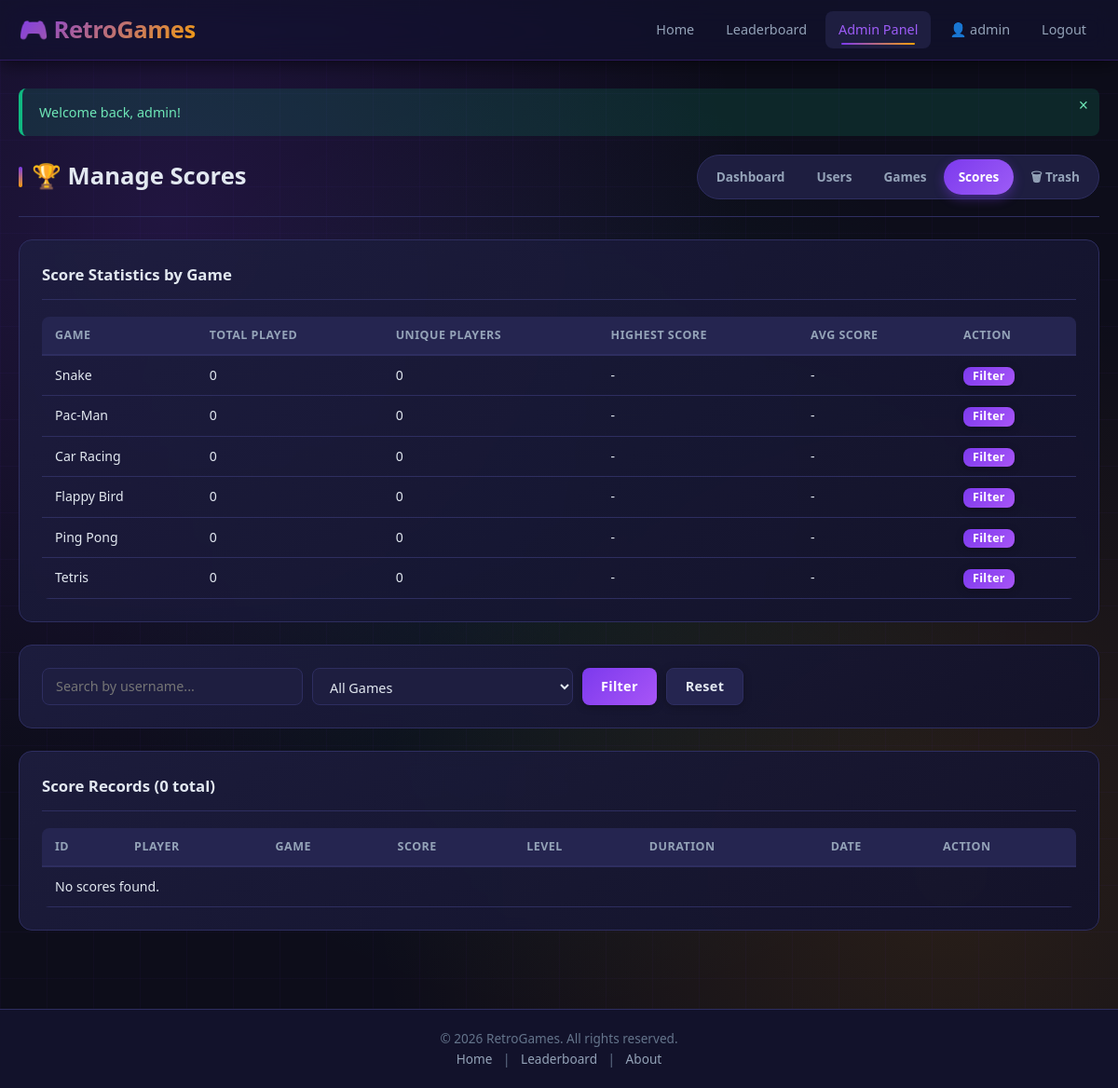
Screenshot of /admin/scores.php (signed in) with the database file from the repository.
### tables this page shows
CREATE TABLE IF NOT EXISTS `games` (
  `id`           INT UNSIGNED  NOT NULL AUTO_INCREMENT,
  `slug`         VARCHAR(50)   NOT NULL,
  `name`         VARCHAR(100)  NOT NULL,
  `description`  TEXT,
  `instructions` TEXT,
  `category`     VARCHAR(50)   DEFAULT 'arcade',
  `thumbnail`    VARCHAR(255)  DEFAULT NULL,
  `is_active`    TINYINT(1)    NOT NULL DEFAULT 1,
  `sort_order`   INT           NOT NULL DEFAULT 0,
  `created_at`   DATETIME      NOT NULL DEFAULT CURRENT_TIMESTAMP,
  `updated_at`   DATETIME      NOT NULL DEFAULT CURRENT_TIMESTAMP ON UPDATE CURRENT_TIMESTAMP,
  `deleted_at`   DATETIME      DEFAULT NULL COMMENT 'soft delete / recycle bin',
  PRIMARY KEY (`id`),
  UNIQUE KEY `uq_slug` (`slug`),
  KEY `idx_games_deleted` (`deleted_at`)
);

### includes/auth.php (called while the page is built, shortened)
<?php
function sanitize($input) {
    return htmlspecialchars(trim($input), ENT_QUOTES, 'UTF-8');
}

### admin/scores.php (the view, shortened to what this page needs)
<?php
require_once '../includes/auth.php';
$pdo = getDB();
$userSearch = trim($_GET['user'] ?? '');
$page       = max(1, (int)($_GET['page'] ?? 1));
$perPage    = 30;
$offset     = ($page - 1) * $perPage;
$where  = ['s.deleted_at IS NULL', 'u.deleted_at IS NULL', 'g.deleted_at IS NULL'];
$params = [];
$whereStr = implode(' AND ', $where);
$total = $pdo->prepare("SELECT COUNT(*) FROM scores s JOIN users u ON s.user_id=u.id JOIN games g ON s.game_id=g.id WHERE $whereStr");
$total->execute($params);
$total = $total->fetchColumn();
$scores = $pdo->prepare("
    SELECT s.id, s.score, s.level, s.duration, s.created_at,
           u.id AS user_id, u.username,
           g.id AS game_id, g.name AS game_name
    FROM scores s
    JOIN users u ON s.user_id = u.id
    JOIN games g ON s.game_id = g.id
    WHERE $whereStr
    ORDER BY s.created_at DESC
    LIMIT $perPage OFFSET $offset
");
$scores->execute($params);
$scores = $scores->fetchAll();
$gameStats = $pdo->query("
    SELECT g.name, g.id,
           COUNT(s.id) AS total_scores,
           MAX(s.score) AS max_score,
           AVG(s.score) AS avg_score,
           COUNT(DISTINCT s.user_id) AS unique_players
    FROM games g
    LEFT JOIN scores s ON s.game_id = g.id AND s.deleted_at IS NULL
    WHERE g.deleted_at IS NULL
    GROUP BY g.id
    ORDER BY g.sort_order
")->fetchAll();
include '../includes/header.php';
?>
<section id="admin-section">
    <div class="admin-header">
        <h2>🏆 Manage Scores</h2>
        <nav class="admin-nav">
            <a href="index.php">Dashboard</a>
            <a href="users.php">Users</a>
            <a href="games.php">Games</a>
            <a href="scores.php" class="active">Scores</a>
            <a href="trash.php">🗑 Trash</a>
        </nav>
    </div>
    <div class="admin-card">
        <h3>Score Statistics by Game</h3>
        <table class="data-table">
            <thead>
                <tr><th>Game</th><th>Total Played</th><th>Unique Players</th><th>Highest Score</th><th>Avg Score</th><th>Action</th></tr>
            </thead>
            <tbody>
                <?php foreach ($gameStats as $gs): ?>
                <tr>
                    <td><?= sanitize($gs['name']) ?></td>
                    <td><?= number_format($gs['total_scores']) ?></td>
                    <td><?= number_format($gs['unique_players']) ?></td>
                    <td><?= $gs['max_score'] ? number_format($gs['max_score']) : '-' ?></td>
                    <td><?= $gs['avg_score'] ? number_format($gs['avg_score']) : '-' ?></td>
                    <td>
                        <a href="scores.php?game_id=<?= $gs['id'] ?>" class="btn btn-xs btn-primary">Filter</a>
                    </td>
                </tr>
                <?php endforeach; ?>
            </tbody>
        </table>
    </div>
    <div class="admin-card">
        <form method="GET" action="scores.php" class="filter-form">
            <input type="text" name="user" value="<?= sanitize($userSearch) ?>" placeholder="Search by username...">
            <select name="game_id">
                <option value="0">All Games</option>
            </select>
            <button type="submit" class="btn btn-primary">Filter</button>
            <a href="scores.php" class="btn btn-secondary">Reset</a>
        </form>
    </div>
    <div class="admin-card">
        <h3>Score Records (<?= number_format($total) ?> total)</h3>
        <table class="data-table">
            <thead>
                <tr><th>ID</th><th>Player</th><th>Game</th><th>Score</th><th>Level</th><th>Duration</th><th>Date</th><th>Action</th></tr>
            </thead>
            <tbody>
                <?php if (empty($scores)): ?>
                <tr><td colspan="8">No scores found.</td></tr>
                <?php endif; ?>
            </tbody>
        </table>
    </div>
</section>
<?php include '../includes/footer.php'; ?>

### rows the page displays
games: name "Snake", total_scores "0", unique_players "0"
games: name "Pac-Man", total_scores "0", unique_players "0"
games: name "Car Racing", total_scores "0", unique_players "0"
games: name "Flappy Bird", total_scores "0", unique_players "0"
games: name "Ping Pong", total_scores "0", unique_players "0"
games: name "Tetris", total_scores "0", unique_players "0"

### other values shown
$_SESSION['username'] "admin"
$flash['message'] "Welcome back, admin!"
$total "0"
